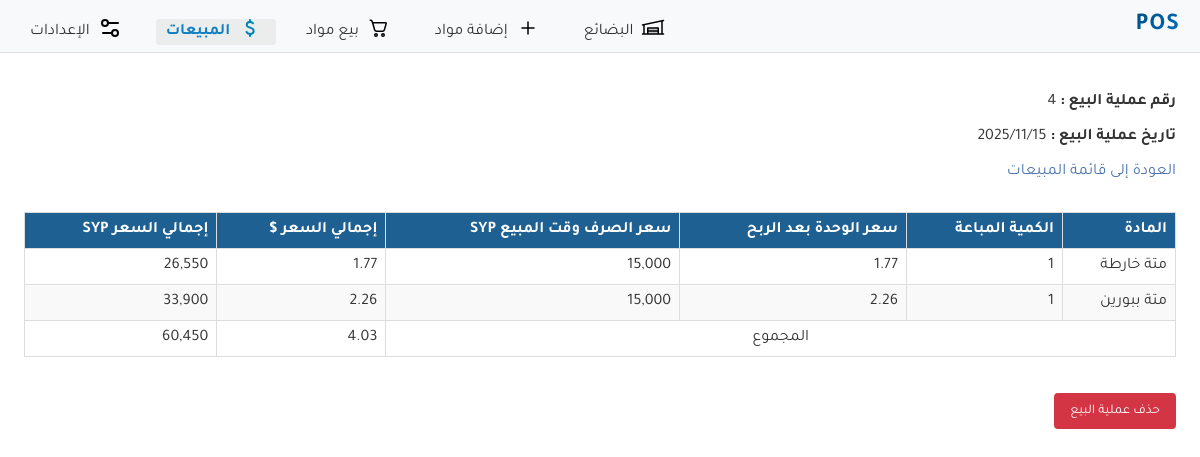
Screenshot of /sales/4 with the database file from the repository.
### store/models.py (models this page shows, shortened)
class Sale(models.Model):
    date = models.DateField(default=timezone.now)
    products = models.ManyToManyField(Product, through='SaleItem')

class Product(models.Model):
    name = models.CharField(max_length=100)
    description = models.TextField(null=True,blank=True)
    price = models.DecimalField(max_digits=10, decimal_places=2)
    quantity = models.PositiveIntegerField()
    classification=models.ForeignKey(Classification, on_delete=models.SET_NULL,null=True,blank=True)
    retail_sale_percent = models.PositiveIntegerField(null=True, blank=True)
    whole_sale_percent = models.PositiveIntegerField(null=True, blank=True)
    is_active = models.BooleanField(default=True)

class SaleItem(models.Model):
    sale = models.ForeignKey(Sale, on_delete=models.CASCADE)  # CASCADE is fine here because SaleItem is a child of Sale
    product = models.ForeignKey(Product, on_delete=models.PROTECT)
    quantity = models.PositiveIntegerField()  # Quantity of the product sold
    price_at_sale = models.DecimalField(max_digits=10, decimal_places=2)  # Price at the time of sale
    dollar_rate_at_sale=models.DecimalField(max_digits=10, decimal_places=2)

### store/views.py (the view)
# urls.py: path('sales/<int:sale_id>', views.sale_detail, name='sale_detail'),
def sale_detail(request, sale_id):
    sale = get_object_or_404(Sale, id=sale_id)
    all_items_price = sum(item.price_at_sale * item.quantity for item in SaleItem.objects.filter(sale=sale))
    sale_items = SaleItem.objects.filter(sale=sale)
    sale_item_details = []
    all_items_price_syp = 0
    for item in sale_items:
        total_price = item.price_at_sale * item.quantity  # Use the captured price
        all_items_price_syp += total_price * item.dollar_rate_at_sale
        sale_item_details.append({
            'product': item.product,
            'quantity': item.quantity,
            'price_per_item': item.price_at_sale,  # Use the captured price
            'dollar_rate_at_sale': item.dollar_rate_at_sale,
            'total_price': total_price,
            'total_syp_price': total_price * item.dollar_rate_at_sale
        })
    return render(request, 'store/sale_detail.html', {
        'sale': sale,
        'sale_items': sale_item_details,
        'all_items_price': all_items_price,
        'all_items_price_syp': all_items_price_syp
    })

### store/templates/store/sale_detail.html (shortened to what this page needs)
{% extends 'base.html' %}
{% load static %}
{% load humanize %}
{% block content %}
<link rel="stylesheet" type="text/css" href="{% static 'store/sales.css' %}">
<p><strong>رقم عملية البيع :</strong> {{ sale.id }}</p>
<p><strong>تاريخ عملية البيع :</strong> {{ sale.date|date:"Y/m/d"  }}</p>
<a href="{% url 'list_sales' %}">العودة إلى قائمة المبيعات</a>
<table class="sales-detail-table">
    <thead>
        <tr>
            <th>المادة</th>
            <th>الكمية المباعة</th>
            <th> سعر الوحدة بعد الربح</th>
            <th>سعر الصرف وقت المبيع SYP</th>
            <th>إجمالي السعر $</th>
            <th>إجمالي السعر SYP</th>
        </tr>
    </thead>
    <tbody>
        {% for item in sale_items %}
        <tr>
            <td>{{ item.product.name }}</td>
            <td>{{ item.quantity }}</td>
            <td>{{ item.price_per_item }}</td>
            <td>{{ item.dollar_rate_at_sale|floatformat:0|intcomma }}</td>
            <td>{{ item.total_price }}</td>
            <td>{{ item.total_syp_price|floatformat:0|intcomma }}</td>
        </tr>
        {% endfor %}
        <tr>
            <td colspan="4" style="text-align:center">المجموع</td>
            <td>{{all_items_price}}</td>
            <td>{{all_items_price_syp|floatformat:0|intcomma}}</td>
        </tr>
    </tbody>
</table>
<button type="button" class="btn red" id="open-delete-modal">حذف عملية البيع</button>
{% endblock %}

### store/static/base.css (style rules this page uses)
body { font-family: 'Tajawal'; margin: 0; padding: 0; box-sizing: border-box; background-color: #ffffff; color: #333; direction: rtl; }
.btn { font-family: 'Tajawal'; display: inline-block; margin-top: 1rem; padding: 0.6rem 1rem; border: unset; color: #fff; border-radius: 4px; text-align: center; cursor: pointer; }
.red { background-color: #D43545; }
a { text-decoration: none; color: #005C99; }
@media only screen and (min-width: 993px) { .btn { margin-top: 1rem; } }

### store/static/store/sales.css (style rules this page uses)
table { width: 100%; border-collapse: collapse; margin: 20px 0; font-size: 16px; text-align: right; }
th, td { padding: 8px; border: 1px solid #ddd; }
thead { background-color: #f2f2f2; }
th { background-color: #1f6093; color: white; }
tbody tr:nth-child(even) { background-color: #f9f9f9; }
.sales-detail-table { margin-top: 30px; }
a { color: #4c74af; text-decoration: none; }

### rows the page displays
Sale: id "4", date "2025/11/15"
Product: product.name "متة خارطة", quantity "1", price_per_item "1.77", dollar_rate_at_sale "15,000", total_price "1.77", total_syp_price "26,550"
Product: product.name "متة ببورين", quantity "1", price_per_item "2.26", dollar_rate_at_sale "15,000", total_price "2.26", total_syp_price "33,900"

### other values shown
{{ all_items_price }} "4.03"
{{ all_items_price_syp|floatformat:0|intcomma }} "60,450"
